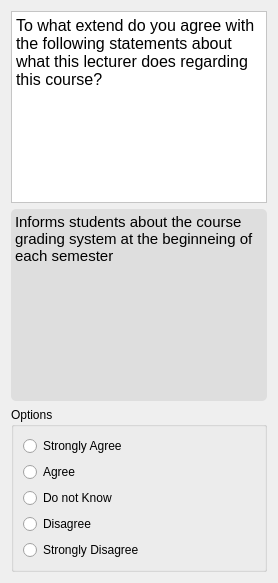
               <widget class="QWidget" name="page_40">
                <layout class="QVBoxLayout" name="verticalLayout_112">
                 <item>
                  <widget class="QTextBrowser" name="textBrowser_87">
                   <property name="styleSheet">
                    <string notr="true">background-color: rgb(255, 255, 255);</string>
                   </property>
                   <property name="html">
                    <string>&lt;!DOCTYPE HTML PUBLIC &quot;-//W3C//DTD HTML 4.0//EN&quot; &quot;http://www.w3.org/TR/REC-html40/strict.dtd&quot;&gt;
&lt;html&gt;&lt;head&gt;&lt;meta name=&quot;qrichtext&quot; content=&quot;1&quot; /&gt;&lt;style type=&quot;text/css&quot;&gt;
p, li { white-space: pre-wrap; }
&lt;/style&gt;&lt;/head&gt;&lt;body style=&quot; font-family:'Comic Sans MS'; font-size:10pt; font-weight:400; font-style:normal;&quot;&gt;
&lt;p style=&quot; margin-top:0px; margin-bottom:0px; margin-left:0px; margin-right:0px; -qt-block-indent:0; text-indent:0px;&quot;&gt;&lt;span style=&quot; font-family:'consolas'; font-size:12pt;&quot;&gt;To what extend do you agree with the following statements about what this lecturer does regarding this course?&lt;/span&gt;&lt;/p&gt;&lt;/body&gt;&lt;/html&gt;</string>
                   </property>
                  </widget>
                 </item>
                 <item>
                  <widget class="QTextBrowser" name="textBrowser_88">
                   <property name="styleSheet">
                    <string notr="true">background-color: rgb(222, 222, 222);
border-radius: 5px;</string>
                   </property>
                   <property name="html">
                    <string>&lt;!DOCTYPE HTML PUBLIC &quot;-//W3C//DTD HTML 4.0//EN&quot; &quot;http://www.w3.org/TR/REC-html40/strict.dtd&quot;&gt;
&lt;html&gt;&lt;head&gt;&lt;meta name=&quot;qrichtext&quot; content=&quot;1&quot; /&gt;&lt;style type=&quot;text/css&quot;&gt;
p, li { white-space: pre-wrap; }
&lt;/style&gt;&lt;/head&gt;&lt;body style=&quot; font-family:'Comic Sans MS'; font-size:10pt; font-weight:400; font-style:normal;&quot;&gt;
&lt;p style=&quot; margin-top:0px; margin-bottom:0px; margin-left:0px; margin-right:0px; -qt-block-indent:0; text-indent:0px;&quot;&gt;&lt;span style=&quot; font-family:'consolas'; font-size:11pt;&quot;&gt;Informs students about the course grading system at the beginneing of each semester&lt;/span&gt;&lt;/p&gt;&lt;/body&gt;&lt;/html&gt;</string>
                   </property>
                  </widget>
                 </item>
                 <item>
                  <widget class="QGroupBox" name="groupBox_28">
                   <property name="styleSheet">
                    <string notr="true">QRadionButton:{
	font: 10pt &quot;Comic Sans MS&quot;;
}</string>
                   </property>
                   <property name="title">
                    <string>Options</string>
                   </property>
                   <property name="flat">
                    <bool>false</bool>
                   </property>
                   <layout class="QVBoxLayout" name="verticalLayout_113">
                    <item>
                     <layout class="QVBoxLayout" name="verticalLayout_114">
                      <item>
                       <widget class="QRadioButton" name="radioButton_2_6">
                        <property name="styleSheet">
                         <string notr="true"/>
                        </property>
                        <property name="text">
                         <string>Strongly Agree</string>
                        </property>
                       </widget>
                      </item>
                      <item>
                       <widget class="QRadioButton" name="radioButton_2_7">
                        <property name="text">
                         <string>Agree</string>
                        </property>
                       </widget>
                      </item>
                      <item>
                       <widget class="QRadioButton" name="radioButton_2_8">
                        <property name="text">
                         <string>Do not Know</string>
                        </property>
                       </widget>
                      </item>
                      <item>
                       <widget class="QRadioButton" name="radioButton_2_9">
                        <property name="text">
                         <string>Disagree</string>
                        </property>
                       </widget>
                      </item>
                      <item>
                       <widget class="QRadioButton" name="radioButton_2_10">
                        <property name="text">
                         <string>Strongly Disagree</string>
                        </property>
                       </widget>
                      </item>
                     </layout>
                    </item>
                   </layout>
                  </widget>
                 </item>
                </layout>
               </widget>
